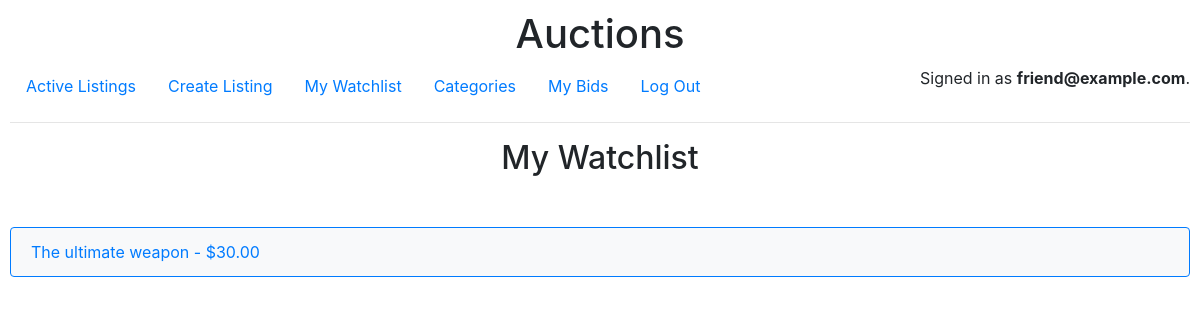
Page /watchlist (signed in) on the committed database.
### auctions/models.py (models this page shows)
class User(AbstractUser):
    pass

class Listing(models.Model):
    title = models.CharField(max_length=64, default="")
    description = models.TextField(blank=True, default="")
    starting_bid = models.DecimalField(
        max_digits=10, decimal_places=2, default=0, verbose_name="Starting bid: ($US)"
    )
    image_url = models.URLField(default="")
    category = models.CharField(max_length=64, default="")
    active = models.BooleanField(default=True)
    creator = models.ForeignKey(
        User,
        on_delete=models.CASCADE,
        blank=True,
        null=True,
        related_name="listings",
    )
    deadline = models.DateTimeField(default=get_default_deadline)

### auctions/views.py (the view)
# urls.py: path("watchlist", views.watchlist, name="watchlist"),
@login_required
def watchlist(request):
    if request.user.is_authenticated:
        watchlist = Watchlist.objects.filter(user=request.user).first()
        if watchlist:
            listings = watchlist.listings.all()
        else:
            listings = []
    else:
        listings = []
    return render(request, "auctions/watchlist.html", {"listings": listings})

### auctions/templates/auctions/watchlist.html
{% extends "auctions/layout.html" %}
{% block body %}
  <h2>My Watchlist</h2>
  <ul class="list-group">
    {% for listing in listings %}
      <a href="{% url 'listing' listing.id %}">
        <li class="list-group-item d-flex justify-content-between align-items-center mb-1">
          {{ listing.title }} - ${{ listing.starting_bid }}
        </li>
      </a>
    {% empty %}
      <li class="list-group-item">No listings in your watchlist.</li>
    {% endfor %}
  </ul>
{% endblock %}

### auctions/templates/auctions/layout.html (shortened to what this page needs)
{% load static %}
<!DOCTYPE html>
<html lang="en">
<head>
  <link rel="stylesheet" href="https://stackpath.bootstrapcdn.com/bootstrap/4.4.1/css/bootstrap.min.css"
 />
  <link href="{% static 'auctions/styles.css' %}" rel="stylesheet" />
</head>
<body>
  <h1>Auctions</h1>
  <div class="user-loggin">
    {% if user.is_authenticated %}
    Signed in as
    <strong>{{ user.username }}</strong>.
    {% else %} Not signed in.
    {% endif %}
  </div>
  <ul class="nav">
    <li class="nav-item">
      <a class="nav-link" href="{% url 'index' %}">Active Listings</a>
    </li>
    {% if user.is_authenticated %}
    <li class="nav-item">
      <a class="nav-link" href="{% url 'create' %}">Create Listing</a>
    </li>
    <li class="nav-item">
      <a class="nav-link" href="{% url 'watchlist' %}">My Watchlist</a>
    </li>
    <li class="nav-item">
      <a class="nav-link" href="{% url 'categories'%}">Categories</a>
    </li>
    <li class="nav-item">
      <a class="nav-link" href="{% url 'bids' %}">My Bids</a>
    </li>
    {% endif %}
    {% if user.is_authenticated %}
    <li class="nav-item">
      <a class="nav-link" href="{% url 'logout' %}">Log Out</a>
    </li>
    {% endif %}
  </ul>
  <hr />
  {% block body %} {% endblock %}
</body>
</html>

### auctions/static/auctions/styles.css (style rules this page uses)
:root { --blue-main-color: #007bff; }
body { padding: 10px; }
h1, h2 { text-align: center; }
h2 { margin-bottom: 50px; }
ul.list-group a { text-decoration: none; }
.list-group-item { background-color: #f8f9fa; border-color: var(--blue-main-color); }
.user-loggin { float: right; }

### rows in the picture
User: username "friend@example.com"
Listing: title "The ultimate weapon", starting_bid "30.00"
